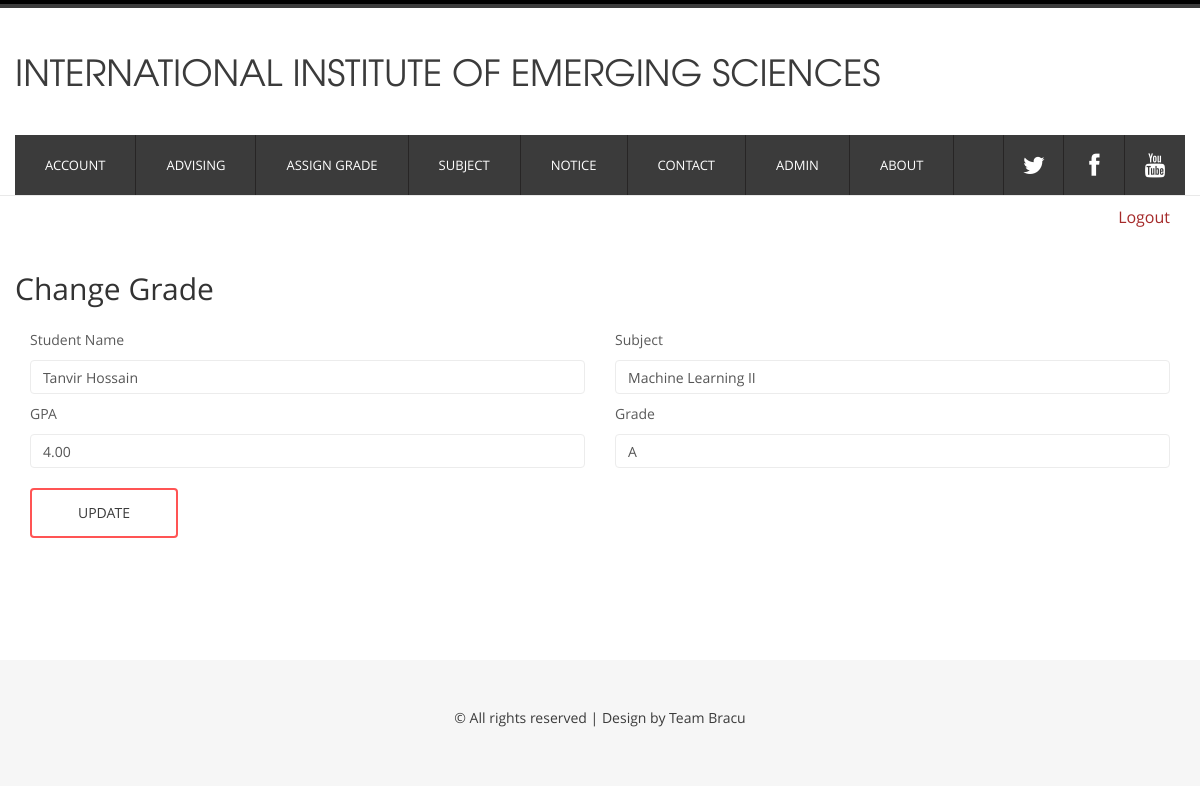
Page /includes/admin-gradeshow.php?rt_id=10 (signed in) on the committed database.
### tables this page shows
CREATE TABLE `gradedetails` (
  `rt_id` int(10) NOT NULL,
  `gpa` float(10,2) NOT NULL,
  `grade` varchar(10) NOT NULL,
  `id` int(11) NOT NULL
);

CREATE TABLE `a` (
  `id` int(11) NOT NULL,
  `name` varchar(100) NOT NULL,
  `email` varchar(100) NOT NULL,
  `phno` varchar(15) NOT NULL,
  `password` varchar(20) NOT NULL
);

CREATE TABLE `routine` (
  `rt_id` int(11) NOT NULL,
  `std_id` int(11) NOT NULL,
  `sub` varchar(50) NOT NULL,
  `day` varchar(20) NOT NULL,
  `time` varchar(20) NOT NULL
);

### includes/admin-gradeshow.php (the view, shortened to what this page needs)
<?php
    include_once 'headerInside2.php';
    include_once 'database.php';
if(isset($_REQUEST['rt_id']))
     {
         $studentid = $_REQUEST['rt_id'];
         $query = "SELECT * FROM gradedetails WHERE rt_id = $studentid";
         $result = mysqli_query($conn,$query);
         $student = mysqli_fetch_assoc($result);
         $gpa = $student['gpa'];
         $grade = $student['grade'];
     }
     else
     {
         $subname ='' ;
         $gpa = '';
         $grade = '';
     }
function  getSubject($conn,$subid){
    $query= "SELECT sub FROM routine WHERE rt_id='$subid'";
    $zone= mysqli_query($conn,$query);
    $sub = mysqli_fetch_assoc($zone);
    return $sub['sub'] ;
}
function  getName($conn,$name){
    $query= "SELECT name FROM a WHERE id=$name";
    $zone= mysqli_query($conn,$query);
    $sub = mysqli_fetch_assoc($zone);
    return $sub['name'] ;
}
?>
<!DOCTYPE HTML>
<html>
<head>
<link href="css/bootstrap.min.css" rel='stylesheet' type='text/css' />
<link href="css/bootstrap.css" rel='stylesheet' type='text/css' />
<link href="css/style.css" rel="stylesheet" type="text/css" media="all" />
   	<link rel="stylesheet" href="fonts/css/font-awesome.min.css">
</head>
<body>
<div class="main_bg">
<div class="main_btm">
	<div class="container">
		<a href="logout.php" style="float:right; font-size:16px; color: brown;margin-top:10px; margin-bottom:10px" >Logout</a>
		<div class="main row">
			    <div class="col-md-12 company_ad">
				</div>
				<h2>Change Grade</h2><br>
				<form method="post">
				<div class="col-md-6">
				  <div class="contact-form">
					    	<div>
						    	<span>Student Name</span>
						    	<span><input type="text" class="form-control" name="id" value="<?php echo getName($conn,$student['id'])?>"></input></span>
						    </div>
						</div>
					</div>
						<div class="col-md-6">
						<div class="contact-form">
						    <div>
						    	<span>Subject</span>
                                        <span><input type="text" class="form-control" id="sname" name="sname" value="<?php echo getSubject($conn,$studentid)?>"></span>
						    </div>
						</div>
					</div>
					<div class="col-md-6">
						<div class="contact-form">
						    <div>
						    	<span>GPA</span>
                                           <span><input type="number" step="0.01" class="form-control" id="gpa" name="gpa" value="<?php echo $gpa ;?>"></span>
						    </div>
						</div>
					</div>
                    <div class="col-md-6">
                        <div class="contact-form">
                           <div>
                            <span>Grade</span>
                                       <span><input type="text" class="form-control" id="grade" name="grade" value="<?php echo $grade?>"></span>
                          </div>
                        </div>
                    </div>
					<div class="col-md-12">
						<div class="contact-form">
						   <div>
                                                       <label class="fa-btn btn-1 btn-1e"><input type="submit" value="Update" name="save"></label>
						  </div>
						</div>
					</div>
					    </form>
				    </div>
  			</div>
	</div>
</div>
<?php
    include_once 'footer.php';
?>
</body>
</html>

### css/style.css (style rules this page uses)
body { font-family: 'open_sansregular'; background:#ffffff; font-size: 100%; }
.main_bg { background: #ffffff; }
.main { padding: 5% 0; }
.fa-btn { font-size: 14px; background: none; cursor: pointer; padding: 12px 40px; display: inline-block; margin: 10px 0px; text-transform: uppercase; outline: none; position: relative; -webkit-transition: all 0.3s; -moz-transition: all 0.3s; transition: all 0.3s; border-radius: 4px; -webkit-border-radius: 4px; -moz-border-radius: 4px; -o-border-radius: 4px; }
.fa-btn:after { content: ''; position: absolute; z-index: -1; -webkit-transition: all 0.3s; -moz-transition: all 0.3s; transition: all 0.3s; }
.btn-1 { border: 2px solid #ff5454; color: #3b3b3b; }
.btn-1e { overflow: hidden; }
.btn-1e:after { width: 100%; height: 0; top: 50%; left: 50%; background: #ff5454; opacity: 0; -webkit-transform: translateX(-50%) translateY(-50%) rotate(45deg); -moz-transform: translateX(-50%) translateY(-50%) rotate(45deg); -ms-transform: translateX(-50%) translateY(-50%) rotate(45deg); transform: translateX(-50%) translateY(-50%) rotate(45deg); }
.main_btm { background: #FFFFFF; border-top: 1px solid rgb(233, 233, 233); }
.contact-form span { display:block; text-transform: capitalize; font-size: 14px; color: #5b5b5b; font-weight: normal; margin-bottom: 10px; }
.form-control { box-shadow: none; border: 1px solid #ECECEC; -webkit-transition: all 0.3s ease-in-out; -moz-transition: all 0.3s ease-in-out; -o-transition: all 0.3s ease-in-out; transition: all 0.3s ease-in-out; }
.contact-form input[type="submit"] { font-family: 'open_sansregular'; -webkit-appearance: none; cursor: pointer; border: none; outline: none; background: none; text-transform: uppercase; font-weight: 100; }
.contact-form label { position: relative; z-index: 1; }

### rows in the picture
gradedetails: id "Tanvir Hossain", gpa "4.00", grade "A"
routine: sname "Machine Learning II"
